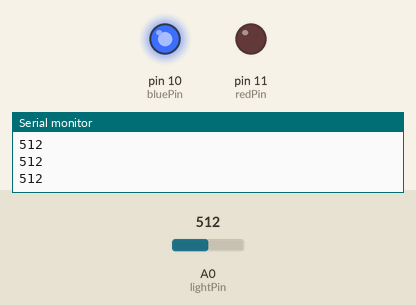
Bench run of a sketch on a simulated Arduino Uno, built with avr-gcc and run on an emulated ATmega328P. Parts: output pins drawn as LEDs (lit = HIGH), the last lines printed to the serial monitor. Inputs (shaded band) come from the test bench; at power-on: A0 (lightPin) = 512.

Above: at 1.2 s.
1.3 s: A0 (lightPin) set to 390
At 2.4 s:
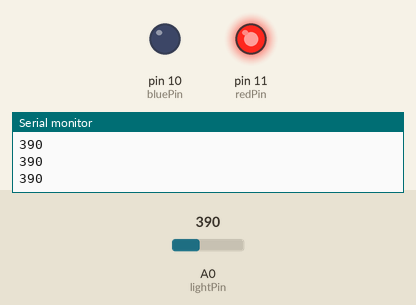
3.2 s: A0 (lightPin) set to 410
At 4.4 s:
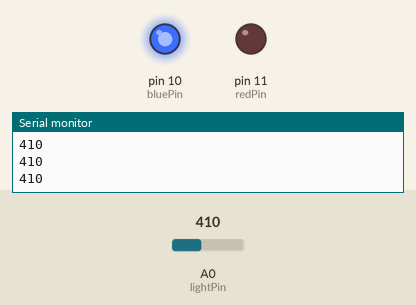
5.0 s: A0 (lightPin) set to 306
At 6.4 s:
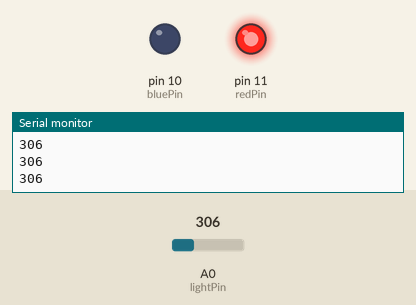
Timing chart, 0 to 8.0 s (numbered marks = the images above; inputs shaded):
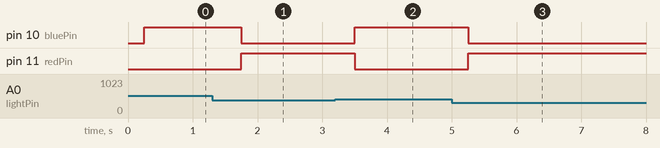

Measured:
- after the input at 1.3 s, pin 10 (bluePin): HIGH → LOW after 0.45 s; pin 11 (redPin): LOW → HIGH after 0.45 s
- after the input at 3.2 s, pin 10 (bluePin): LOW → HIGH after 0.30 s; pin 11 (redPin): HIGH → LOW after 0.30 s
- after the input at 5.0 s, pin 10 (bluePin): HIGH → LOW after 0.26 s; pin 11 (redPin): LOW → HIGH after 0.26 s

The sketch:

LIGHTSENSOR.ino
```cpp
int lightPin=A0;
int lightVal;
int dv=250;
int redPin=11;
int bluePin=10;

void setup() {
  // put your setup code here, to run once:
pinMode(lightPin,INPUT);
pinMode(redPin,OUTPUT);
pinMode(bluePin,OUTPUT);
Serial.begin(9600);
}

void loop() {
  // put your main code here, to run repeatedly:
lightVal=analogRead(lightPin);
Serial.println(lightVal);
delay(dv);

if (lightVal<=400){
  digitalWrite(redPin,HIGH);
  digitalWrite(bluePin,LOW);
}

if (lightVal>=400){
  digitalWrite(redPin,LOW);
  digitalWrite(bluePin,HIGH);
}

if (lightVal<=200){
  digitalWrite(redPin,LOW);
  digitalWrite(bluePin,LOW);
}
}
```
